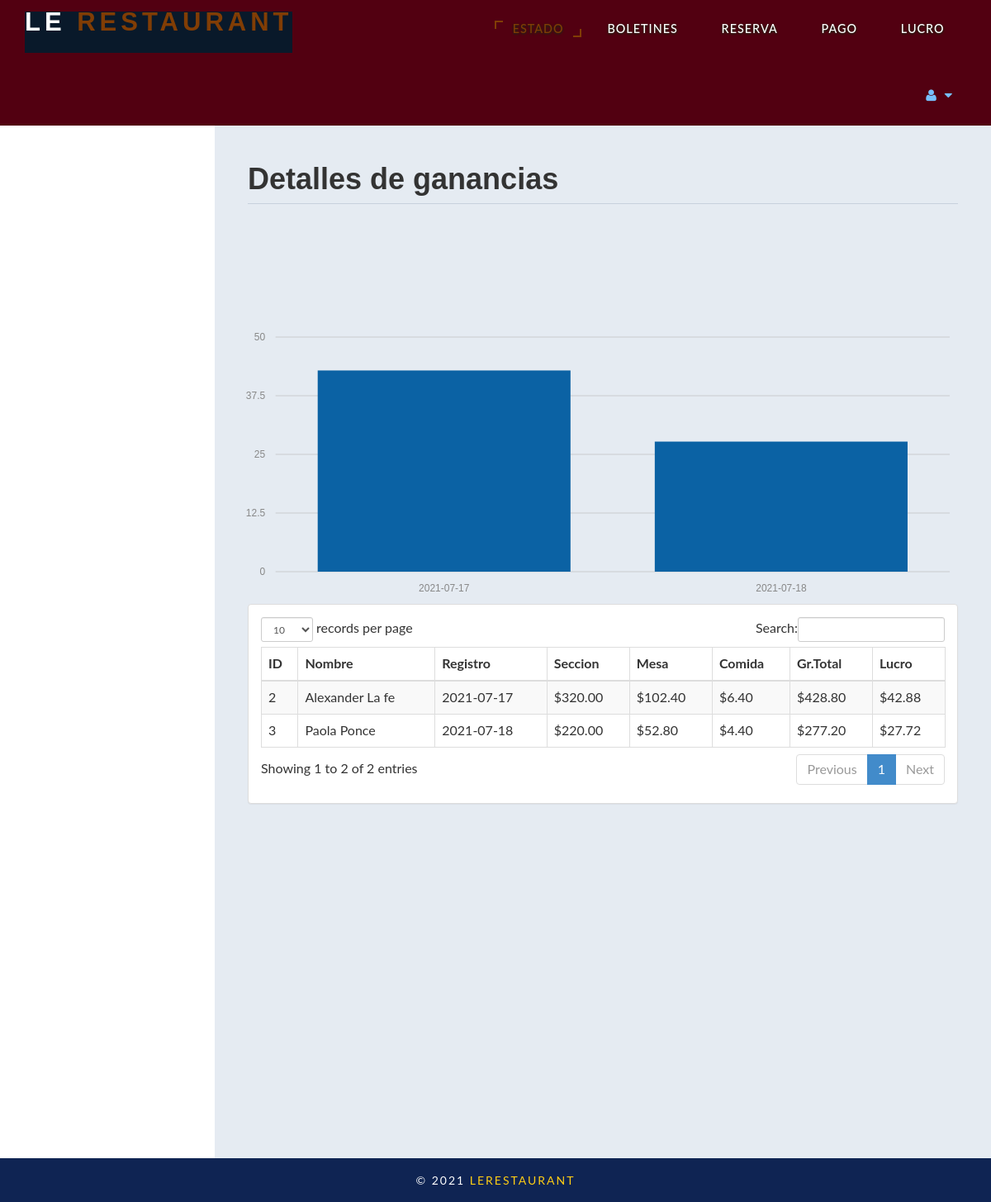
The app's page /admin/profit.php (signed in) with its own data.
### tables this page shows
CREATE TABLE `payment` (
  `id` int(11) DEFAULT NULL,
  `fname` varchar(30) DEFAULT NULL,
  `lname` varchar(30) DEFAULT NULL,
  `troom` varchar(30) DEFAULT NULL,
  `tbed` varchar(30) DEFAULT NULL,
  `nroom` int(11) DEFAULT NULL,
  `cin` date DEFAULT NULL,
  `ttot` double(8,2) DEFAULT NULL,
  `fintot` double(8,2) DEFAULT NULL,
  `mepr` double(8,2) DEFAULT NULL,
  `meal` varchar(30) DEFAULT NULL,
  `btot` double(8,2) DEFAULT NULL,
  `noofdays` int(11) DEFAULT NULL
);

### admin/profit.php (the view, shortened to what this page needs)
<!DOCTYPE html>
<html xmlns="http://www.w3.org/1999/xhtml">
<head>
    <link href="assets/css/bootstrap.css" rel="stylesheet" />
    <link href="assets/css/font-awesome.css" rel="stylesheet" />
	<link rel="stylesheet" href="assets/css/morris.css">
    <link href="assets/css/custom-styles.css" rel="stylesheet" />
    <link href="assets/js/dataTables/dataTables.bootstrap.css" rel="stylesheet" />
</head>
<body>
    <?php
require_once('header.php');
?>
        <div id="page-wrapper" >
            <div id="page-inner">
			 <div class="row">
                    <div class="col-md-12">
                        <h1 class="page-header">
                           Detalles de ganancias<small> </small>
                        </h1>
                    </div>
                </div>
            <div class="row">
				<?php
				include('db.php');
?>
				<br>
				<br>
				<br>
				<br><div id="chart"></div>
                <div class="col-md-12">
                    <div class="panel panel-default">
                        <div class="panel-body">
                            <div class="table-responsive">
                                <table class="table table-striped table-bordered table-hover" id="dataTables-example">
                                    <thead>
                                        <tr>
											<th>ID</th>
                                            <th>Nombre</th>
                                            <th>Registro</th>
                                            <th>Seccion</th>
											<th>Mesa</th>
											<th>Comida </th>
											<th>Gr.Total</th>
											<th>Lucro</th>
                                        </tr>
                                    </thead>
                                    <tbody>
									<?php
										$sql="select * from payment";
										$re = mysqli_query($con,$sql);
										while($row = mysqli_fetch_array($re))
										{
											$id = $row['id'];
											if($id % 2 ==1 )
											{
												echo"<tr class='gradeC'>
													<td>".$row['id']." </td>
													<td>".$row['fname']." ".$row['lname']."</td>
													<td>".$row['cin']."</td>
													<td>$".$row['ttot']."</td>
													<td>$".$row['mepr']."</td>
													<td>$".$row['btot']."</td>
													<td>$".$row['fintot']."</td>
													<td>$".$row['fintot']*10/100 ."</td>
													</tr>";
											}
											else
											{
												echo"<tr class='gradeU'>
													<td>".$row['id']." </td>
													<td>".$row['fname']." ".$row['lname']."</td>
													<td>".$row['cin']."</td>
													<td>$".$row['ttot']."</td>
													<td>$".$row['mepr']."</td>
													<td>$".$row['btot']."</td>
													<td>$".$row['fintot']."</td>
													<td>$".$row['fintot']*10/100 ."</td>
													</tr>";
											}
										}
									?>
                                    </tbody>
                                </table>
                            </div>
                        </div>
                    </div>
                </div>
            </div>
                </div>
            </div>
            <?php
require_once('footer.php');
?>
</body>
</html>

### admin/assets/css/custom-styles.css (style rules this page uses)
body { font-family: 'Open Sans', sans-serif; }
#page-wrapper { padding: 15px 15px; min-height: 600px; background:#E5EBF2; }
#page-inner { width:100%; margin:10px 20px 10px 0px; background-color:transparent; padding:10px; min-height:1200px; }
h1, .h1, h2, .h2, h3, .h3 { margin-top: 7px; margin-bottom: -5px; }
.page-header { padding-bottom: 9px; margin: 10px 0 45px; border-bottom: 1px solid #C7D1DD; }
@media (min-width:768px) { #page-wrapper { margin: 0 0 0 260px; padding: 15px 30px; min-height: 1200px; } }

### css/style.css (style rules this page uses)
html, body { margin:0; font-size: 100%; font-family: 'Lato', sans-serif; background: #fff; }
h1,h2,h3,h4,h5,h6 { margin:0; font-family: 'Federo', sans-serif; font-weight: 600; }

### records on screen
payment: id "2", fname "Alexander", lname "La fe", cin "2021-07-17", ttot "320.00", mepr "102.40", btot "6.40", fintot "428.80", $row['fintot']*10/100 "42.88"
payment: id "3", fname "Paola", lname "Ponce", cin "2021-07-18", ttot "220.00", mepr "52.80", btot "4.40", fintot "277.20", $row['fintot']*10/100 "27.72"
